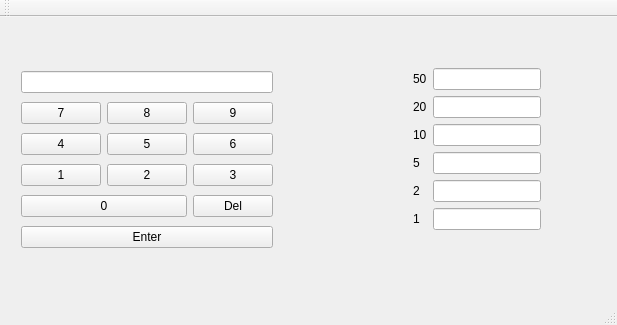
<?xml version="1.0" encoding="UTF-8"?>
<ui version="4.0">
 <class>MainWindow</class>
 <widget class="QMainWindow" name="MainWindow">
  <property name="geometry">
   <rect>
    <x>0</x>
    <y>0</y>
    <width>617</width>
    <height>325</height>
   </rect>
  </property>
  <property name="windowTitle">
   <string>MainWindow</string>
  </property>
  <widget class="QWidget" name="centralWidget">
   <widget class="QWidget" name="horizontalLayoutWidget">
    <property name="geometry">
     <rect>
      <x>10</x>
      <y>40</y>
      <width>601</width>
      <height>211</height>
     </rect>
    </property>
    <layout class="QHBoxLayout" name="horizontalLayout">
     <property name="sizeConstraint">
      <enum>QLayout::SetNoConstraint</enum>
     </property>
     <item>
      <layout class="QGridLayout" name="gridLayout" columnstretch="0,0,0">
       <property name="sizeConstraint">
        <enum>QLayout::SetNoConstraint</enum>
       </property>
       <property name="topMargin">
        <number>0</number>
       </property>
       <property name="rightMargin">
        <number>0</number>
       </property>
       <item row="1" column="0">
        <widget class="QPushButton" name="num7Button">
         <property name="text">
          <string>7</string>
         </property>
        </widget>
       </item>
       <item row="3" column="0">
        <widget class="QPushButton" name="num1Button">
         <property name="text">
          <string>1</string>
         </property>
        </widget>
       </item>
       <item row="2" column="0">
        <widget class="QPushButton" name="num4Button">
         <property name="text">
          <string>4</string>
         </property>
        </widget>
       </item>
       <item row="4" column="0" colspan="2">
        <widget class="QPushButton" name="num0Button">
         <property name="text">
          <string>0</string>
         </property>
        </widget>
       </item>
       <item row="2" column="1">
        <widget class="QPushButton" name="num5Button">
         <property name="text">
          <string>5</string>
         </property>
        </widget>
       </item>
       <item row="2" column="2">
        <widget class="QPushButton" name="num6Button">
         <property name="text">
          <string>6</string>
         </property>
        </widget>
       </item>
       <item row="1" column="1">
        <widget class="QPushButton" name="num8Button">
         <property name="text">
          <string>8</string>
         </property>
        </widget>
       </item>
       <item row="1" column="2">
        <widget class="QPushButton" name="num9Button">
         <property name="text">
          <string>9</string>
         </property>
        </widget>
       </item>
       <item row="3" column="1">
        <widget class="QPushButton" name="num2Button">
         <property name="text">
          <string>2</string>
         </property>
        </widget>
       </item>
       <item row="3" column="2">
        <widget class="QPushButton" name="num3Button">
         <property name="text">
          <string>3</string>
         </property>
        </widget>
       </item>
       <item row="4" column="2">
        <widget class="QPushButton" name="deleteButton">
         <property name="text">
          <string>Del</string>
         </property>
        </widget>
       </item>
       <item row="5" column="0" colspan="3">
        <widget class="QPushButton" name="enterButton">
         <property name="text">
          <string>Enter</string>
         </property>
        </widget>
       </item>
       <item row="0" column="0" colspan="3">
        <widget class="QLineEdit" name="inputLine"/>
       </item>
      </layout>
     </item>
     <item>
      <spacer name="horizontalSpacer">
       <property name="orientation">
        <enum>Qt::Horizontal</enum>
       </property>
       <property name="sizeType">
        <enum>QSizePolicy::Fixed</enum>
       </property>
       <property name="sizeHint" stdset="0">
        <size>
         <width>70</width>
         <height>0</height>
        </size>
       </property>
      </spacer>
     </item>
     <item>
      <layout class="QFormLayout" name="formLayout_3">
       <property name="sizeConstraint">
        <enum>QLayout::SetMaximumSize</enum>
       </property>
       <property name="fieldGrowthPolicy">
        <enum>QFormLayout::ExpandingFieldsGrow</enum>
       </property>
       <property name="rowWrapPolicy">
        <enum>QFormLayout::DontWrapRows</enum>
       </property>
       <property name="labelAlignment">
        <set>Qt::AlignLeading|Qt::AlignLeft|Qt::AlignTop</set>
       </property>
       <property name="formAlignment">
        <set>Qt::AlignHCenter|Qt::AlignTop</set>
       </property>
       <item row="0" column="0">
        <widget class="QLabel" name="output50Label">
         <property name="text">
          <string>50</string>
         </property>
        </widget>
       </item>
       <item row="0" column="1">
        <widget class="QLineEdit" name="output50Line">
         <property name="sizePolicy">
          <sizepolicy hsizetype="Minimum" vsizetype="Fixed">
           <horstretch>0</horstretch>
           <verstretch>0</verstretch>
          </sizepolicy>
         </property>
        </widget>
       </item>
       <item row="1" column="0">
        <widget class="QLabel" name="output20Label">
         <property name="text">
          <string>20</string>
         </property>
        </widget>
       </item>
       <item row="2" column="0">
        <widget class="QLabel" name="output10Label">
         <property name="text">
          <string>10</string>
         </property>
        </widget>
       </item>
       <item row="3" column="0">
        <widget class="QLabel" name="output5Label">
         <property name="text">
          <string>5</string>
         </property>
        </widget>
       </item>
       <item row="4" column="0">
        <widget class="QLabel" name="output2Label">
         <property name="text">
          <string>2</string>
         </property>
        </widget>
       </item>
       <item row="5" column="0">
        <widget class="QLabel" name="output1Label">
         <property name="text">
          <string>1</string>
         </property>
        </widget>
       </item>
       <item row="1" column="1">
        <widget class="QLineEdit" name="output20Line">
         <property name="sizePolicy">
          <sizepolicy hsizetype="Minimum" vsizetype="Fixed">
           <horstretch>0</horstretch>
           <verstretch>0</verstretch>
          </sizepolicy>
         </property>
        </widget>
       </item>
       <item row="2" column="1">
        <widget class="QLineEdit" name="output10Line">
         <property name="sizePolicy">
          <sizepolicy hsizetype="Minimum" vsizetype="Fixed">
           <horstretch>0</horstretch>
           <verstretch>0</verstretch>
          </sizepolicy>
         </property>
        </widget>
       </item>
       <item row="3" column="1">
        <widget class="QLineEdit" name="output5Line">
         <property name="sizePolicy">
          <sizepolicy hsizetype="Minimum" vsizetype="Fixed">
           <horstretch>0</horstretch>
           <verstretch>0</verstretch>
          </sizepolicy>
         </property>
        </widget>
       </item>
       <item row="4" column="1">
        <widget class="QLineEdit" name="output2Line">
         <property name="sizePolicy">
          <sizepolicy hsizetype="Minimum" vsizetype="Fixed">
           <horstretch>0</horstretch>
           <verstretch>0</verstretch>
          </sizepolicy>
         </property>
        </widget>
       </item>
       <item row="5" column="1">
        <widget class="QLineEdit" name="output1Line">
         <property name="sizePolicy">
          <sizepolicy hsizetype="Minimum" vsizetype="Fixed">
           <horstretch>0</horstretch>
           <verstretch>0</verstretch>
          </sizepolicy>
         </property>
        </widget>
       </item>
      </layout>
     </item>
    </layout>
   </widget>
  </widget>
  <widget class="QMenuBar" name="menuBar">
   <property name="geometry">
    <rect>
     <x>0</x>
     <y>0</y>
     <width>617</width>
     <height>22</height>
    </rect>
   </property>
  </widget>
  <widget class="QToolBar" name="mainToolBar">
   <attribute name="toolBarArea">
    <enum>TopToolBarArea</enum>
   </attribute>
   <attribute name="toolBarBreak">
    <bool>false</bool>
   </attribute>
  </widget>
  <widget class="QStatusBar" name="statusBar"/>
 </widget>
 <layoutdefault spacing="6" margin="11"/>
 <resources/>
 <connections>
  <connection>
   <sender>deleteButton</sender>
   <signal>clicked()</signal>
   <receiver>inputLine</receiver>
   <slot>clear()</slot>
   <hints>
    <hint type="sourcelabel">
     <x>148</x>
     <y>230</y>
    </hint>
    <hint type="destinationlabel">
     <x>95</x>
     <y>89</y>
    </hint>
   </hints>
  </connection>
 </connections>
</ui>
